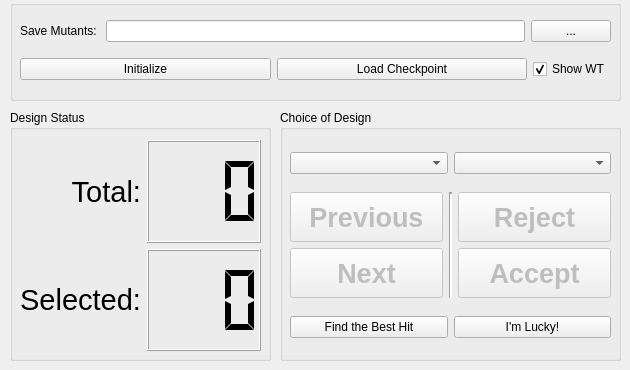
    <widget class="QWidget" name="tab_evaluate">
     <property name="statusTip">
      <string>Choose mutant from structural insights</string>
     </property>
     <attribute name="title">
      <string>Evaluate</string>
     </attribute>
     <widget class="QGroupBox" name="groupBox_design_status">
      <property name="geometry">
       <rect>
        <x>10</x>
        <y>110</y>
        <width>261</width>
        <height>251</height>
       </rect>
      </property>
      <property name="title">
       <string>Design Status</string>
      </property>
      <widget class="QWidget" name="gridLayoutWidget_13">
       <property name="geometry">
        <rect>
         <x>10</x>
         <y>30</y>
         <width>241</width>
         <height>211</height>
        </rect>
       </property>
       <layout class="QGridLayout" name="gridLayout_design_status">
        <item row="0" column="0">
         <widget class="QLabel" name="label_total_mutant">
          <property name="maximumSize">
           <size>
            <width>16777215</width>
            <height>16777215</height>
           </size>
          </property>
          <property name="font">
           <font>
            <pointsize>22</pointsize>
           </font>
          </property>
          <property name="text">
           <string>Total:</string>
          </property>
          <property name="alignment">
           <set>Qt::AlignRight|Qt::AlignTrailing|Qt::AlignVCenter</set>
          </property>
         </widget>
        </item>
        <item row="1" column="0">
         <widget class="QLabel" name="label_selected_mutant">
          <property name="sizePolicy">
           <sizepolicy hsizetype="Fixed" vsizetype="Preferred">
            <horstretch>0</horstretch>
            <verstretch>0</verstretch>
           </sizepolicy>
          </property>
          <property name="font">
           <font>
            <pointsize>22</pointsize>
           </font>
          </property>
          <property name="text">
           <string>Selected:</string>
          </property>
          <property name="alignment">
           <set>Qt::AlignRight|Qt::AlignTrailing|Qt::AlignVCenter</set>
          </property>
         </widget>
        </item>
        <item row="0" column="1">
         <widget class="QLCDNumber" name="lcdNumber_total_mutant">
          <property name="font">
           <font>
            <weight>50</weight>
            <bold>false</bold>
           </font>
          </property>
          <property name="statusTip">
           <string>Total number of design candidates</string>
          </property>
          <property name="digitCount">
           <number>3</number>
          </property>
          <property name="segmentStyle">
           <enum>QLCDNumber::Flat</enum>
          </property>
         </widget>
        </item>
        <item row="1" column="1">
         <widget class="QLCDNumber" name="lcdNumber_selected_mutant">
          <property name="font">
           <font>
            <weight>50</weight>
            <bold>false</bold>
           </font>
          </property>
          <property name="statusTip">
           <string>Number of accepted mutants</string>
          </property>
          <property name="digitCount">
           <number>3</number>
          </property>
          <property name="segmentStyle">
           <enum>QLCDNumber::Flat</enum>
          </property>
         </widget>
        </item>
       </layout>
      </widget>
     </widget>
     <widget class="QGroupBox" name="groupBox_IO_2">
      <property name="geometry">
       <rect>
        <x>10</x>
        <y>0</y>
        <width>611</width>
        <height>101</height>
       </rect>
      </property>
      <property name="title">
       <string/>
      </property>
      <widget class="QWidget" name="verticalLayoutWidget">
       <property name="geometry">
        <rect>
         <x>10</x>
         <y>10</y>
         <width>591</width>
         <height>81</height>
        </rect>
       </property>
       <layout class="QVBoxLayout" name="verticalLayout_2">
        <property name="spacing">
         <number>-1</number>
        </property>
        <item>
         <layout class="QHBoxLayout" name="horizontalLayout_9">
          <item>
           <layout class="QHBoxLayout" name="horizontalLayout_20">
            <item>
             <widget class="QLabel" name="label_input_mut_table_2">
              <property name="text">
               <string>Save Mutants: </string>
              </property>
              <property name="alignment">
               <set>Qt::AlignRight|Qt::AlignTrailing|Qt::AlignVCenter</set>
              </property>
             </widget>
            </item>
            <item>
             <widget class="QLineEdit" name="lineEdit_output_mut_table">
              <property name="statusTip">
               <string>Output mutant table [*.mut.txt] path</string>
              </property>
              <property name="text">
               <string/>
              </property>
             </widget>
            </item>
            <item>
             <widget class="QPushButton" name="pushButton_open_mut_table">
              <property name="text">
               <string>...</string>
              </property>
             </widget>
            </item>
           </layout>
          </item>
         </layout>
        </item>
        <item>
         <layout class="QHBoxLayout" name="horizontalLayout_13">
          <item>
           <widget class="QPushButton" name="pushButton_reinitialize_mutant_choosing">
            <property name="statusTip">
             <string>Initialize the design work space.</string>
            </property>
            <property name="text">
             <string>Initialize</string>
            </property>
           </widget>
          </item>
          <item>
           <widget class="QPushButton" name="pushButton_load_mutant_choice_checkpoint">
            <property name="statusTip">
             <string>Load selection from a checkpoint backup.</string>
            </property>
            <property name="text">
             <string>Load Checkpoint</string>
            </property>
           </widget>
          </item>
          <item>
           <widget class="QCheckBox" name="checkBox_show_wt">
            <property name="sizePolicy">
             <sizepolicy hsizetype="Fixed" vsizetype="Fixed">
              <horstretch>0</horstretch>
              <verstretch>0</verstretch>
             </sizepolicy>
            </property>
            <property name="statusTip">
             <string>Show WT sidechain for comparing</string>
            </property>
            <property name="text">
             <string>Show WT</string>
            </property>
            <property name="checked">
             <bool>true</bool>
            </property>
           </widget>
          </item>
         </layout>
        </item>
       </layout>
      </widget>
     </widget>
     <widget class="QGroupBox" name="groupBox_choice">
      <property name="geometry">
       <rect>
        <x>280</x>
        <y>110</y>
        <width>341</width>
        <height>251</height>
       </rect>
      </property>
      <property name="title">
       <string>Choice of Design</string>
      </property>
      <widget class="QWidget" name="verticalLayoutWidget_5">
       <property name="geometry">
        <rect>
         <x>10</x>
         <y>30</y>
         <width>321</width>
         <height>211</height>
        </rect>
       </property>
       <layout class="QVBoxLayout" name="verticalLayout_11">
        <property name="spacing">
         <number>-1</number>
        </property>
        <item>
         <layout class="QHBoxLayout" name="horizontalLayout_34">
          <item>
           <widget class="QComboBox" name="comboBox_group_ids">
            <property name="sizePolicy">
             <sizepolicy hsizetype="Minimum" vsizetype="Fixed">
              <horstretch>0</horstretch>
              <verstretch>0</verstretch>
             </sizepolicy>
            </property>
            <property name="statusTip">
             <string>Jump to a specific mutant group.</string>
            </property>
           </widget>
          </item>
          <item>
           <widget class="QComboBox" name="comboBox_mutant_ids">
            <property name="sizePolicy">
             <sizepolicy hsizetype="Minimum" vsizetype="Fixed">
              <horstretch>0</horstretch>
              <verstretch>0</verstretch>
             </sizepolicy>
            </property>
            <property name="statusTip">
             <string>Jump to a specific mutant.</string>
            </property>
           </widget>
          </item>
         </layout>
        </item>
        <item>
         <layout class="QGridLayout" name="gridLayout">
          <item row="1" column="0">
           <widget class="QPushButton" name="pushButton_next_mutant">
            <property name="enabled">
             <bool>false</bool>
            </property>
            <property name="minimumSize">
             <size>
              <width>0</width>
              <height>50</height>
             </size>
            </property>
            <property name="font">
             <font>
              <pointsize>20</pointsize>
              <weight>75</weight>
              <bold>true</bold>
             </font>
            </property>
            <property name="statusTip">
             <string>Go To Next Mutant. Shortcut: Shift+Opt+] </string>
            </property>
            <property name="whatsThis">
             <string/>
            </property>
            <property name="text">
             <string>Next</string>
            </property>
            <property name="shortcut">
             <string>Alt+Shift+]</string>
            </property>
            <property name="autoDefault">
             <bool>false</bool>
            </property>
            <property name="default">
             <bool>false</bool>
            </property>
            <property name="flat">
             <bool>false</bool>
            </property>
           </widget>
          </item>
          <item row="0" column="2">
           <widget class="QPushButton" name="pushButton_reject_this_mutant">
            <property name="enabled">
             <bool>false</bool>
            </property>
            <property name="minimumSize">
             <size>
              <width>0</width>
              <height>50</height>
             </size>
            </property>
            <property name="font">
             <font>
              <pointsize>20</pointsize>
              <weight>75</weight>
              <bold>true</bold>
             </font>
            </property>
            <property name="statusTip">
             <string>Reject This Mutant. Shortcut: Shift+Opt+- </string>
            </property>
            <property name="whatsThis">
             <string/>
            </property>
            <property name="text">
             <string>Reject</string>
            </property>
            <property name="shortcut">
             <string>Alt+Shift+-</string>
            </property>
            <property name="autoDefault">
             <bool>false</bool>
            </property>
            <property name="default">
             <bool>false</bool>
            </property>
           </widget>
          </item>
          <item row="1" column="2">
           <widget class="QPushButton" name="pushButton_accept_this_mutant">
            <property name="enabled">
             <bool>false</bool>
            </property>
            <property name="minimumSize">
             <size>
              <width>0</width>
              <height>50</height>
             </size>
            </property>
            <property name="font">
             <font>
              <pointsize>20</pointsize>
              <weight>75</weight>
              <bold>true</bold>
             </font>
            </property>
            <property name="statusTip">
             <string>Accept This Mutant. Shortcut: Shift+Opt++ </string>
            </property>
            <property name="whatsThis">
             <string/>
            </property>
            <property name="text">
             <string>Accept</string>
            </property>
            <property name="shortcut">
             <string>Alt+Shift+=</string>
            </property>
            <property name="autoDefault">
             <bool>false</bool>
            </property>
            <property name="default">
             <bool>false</bool>
            </property>
           </widget>
          </item>
          <item row="0" column="0">
           <widget class="QPushButton" name="pushButton_previous_mutant">
            <property name="enabled">
             <bool>false</bool>
            </property>
            <property name="minimumSize">
             <size>
              <width>0</width>
              <height>50</height>
             </size>
            </property>
            <property name="font">
             <font>
              <pointsize>20</pointsize>
              <weight>75</weight>
              <bold>true</bold>
             </font>
            </property>
            <property name="statusTip">
             <string>Go To Previous Mutant. Shortcut: Shift+Opt+[ </string>
            </property>
            <property name="text">
             <string>Previous</string>
            </property>
            <property name="shortcut">
             <string>Alt+Shift+[</string>
            </property>
            <property name="autoDefault">
             <bool>false</bool>
            </property>
            <property name="default">
             <bool>false</bool>
            </property>
           </widget>
          </item>
          <item row="0" column="1" rowspan="2">
           <widget class="Line" name="line">
            <property name="lineWidth">
             <number>2</number>
            </property>
            <property name="midLineWidth">
             <number>0</number>
            </property>
            <property name="orientation">
             <enum>Qt::Vertical</enum>
            </property>
           </widget>
          </item>
         </layout>
        </item>
        <item>
         <layout class="QHBoxLayout" name="horizontalLayout_43">
          <item>
           <widget class="QPushButton" name="pushButton_goto_best_hit_in_group">
            <property name="sizePolicy">
             <sizepolicy hsizetype="Minimum" vsizetype="Fixed">
              <horstretch>0</horstretch>
              <verstretch>0</verstretch>
             </sizepolicy>
            </property>
            <property name="maximumSize">
             <size>
              <width>16777215</width>
              <height>16777215</height>
             </size>
            </property>
            <property name="statusTip">
             <string>Jump to the best hit in this mutant group. Shortcut: Shift+Opt+\</string>
            </property>
            <property name="text">
             <string>Find the Best Hit</string>
            </property>
            <property name="shortcut">
             <string>Alt+Shift+\</string>
            </property>
            <property name="flat">
             <bool>false</bool>
            </property>
           </widget>
          </item>
          <item>
           <widget class="QPushButton" name="pushButton_choose_lucky_mutant">
            <property name="sizePolicy">
             <sizepolicy hsizetype="Minimum" vsizetype="Fixed">
              <horstretch>0</horstretch>
              <verstretch>0</verstretch>
             </sizepolicy>
            </property>
            <property name="statusTip">
             <string>Always pick the best hits for you!</string>
            </property>
            <property name="text">
             <string>I'm Lucky!</string>
            </property>
            <property name="shortcut">
             <string/>
            </property>
           </widget>
          </item>
         </layout>
        </item>
       </layout>
      </widget>
     </widget>
    </widget>
